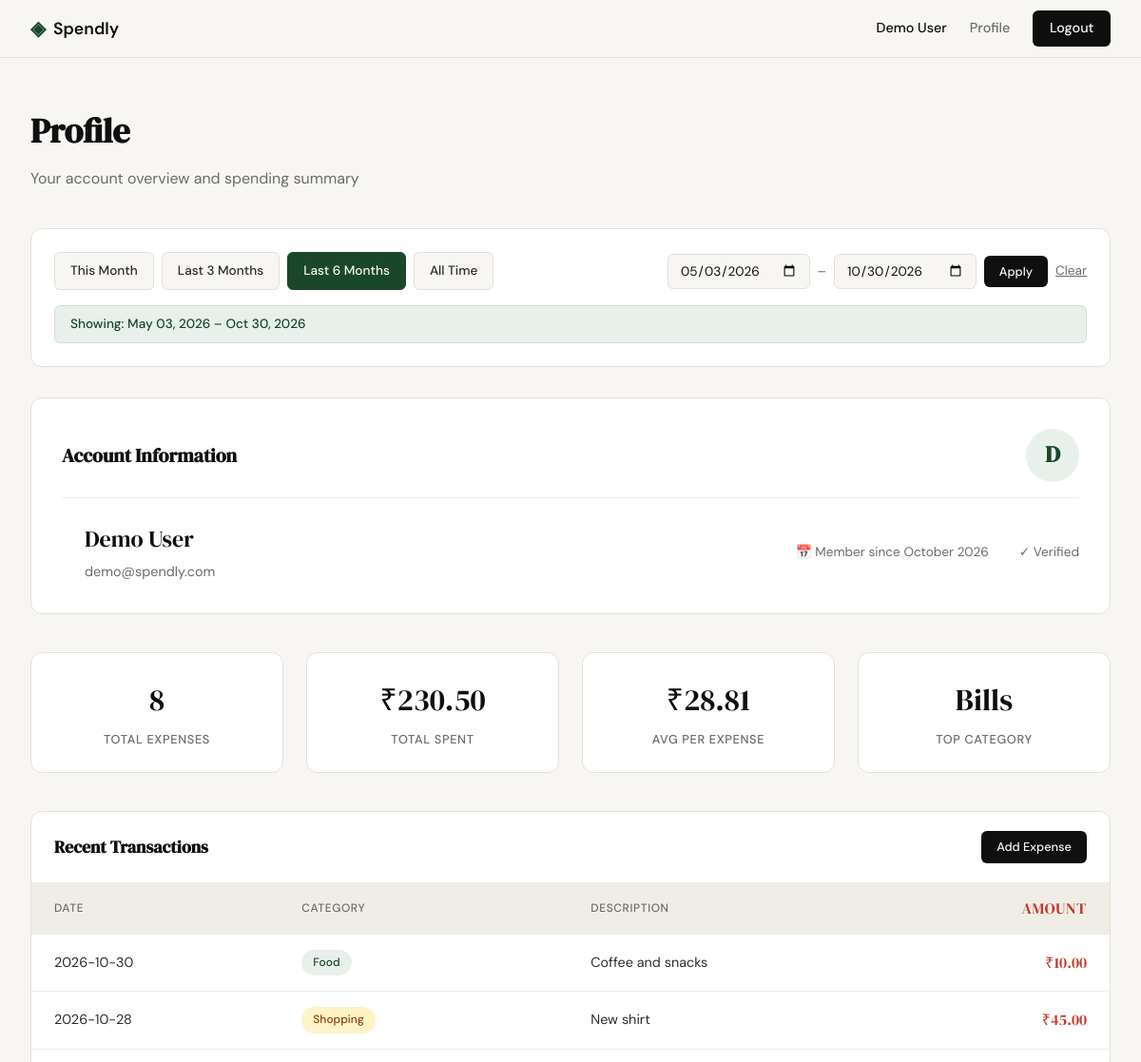
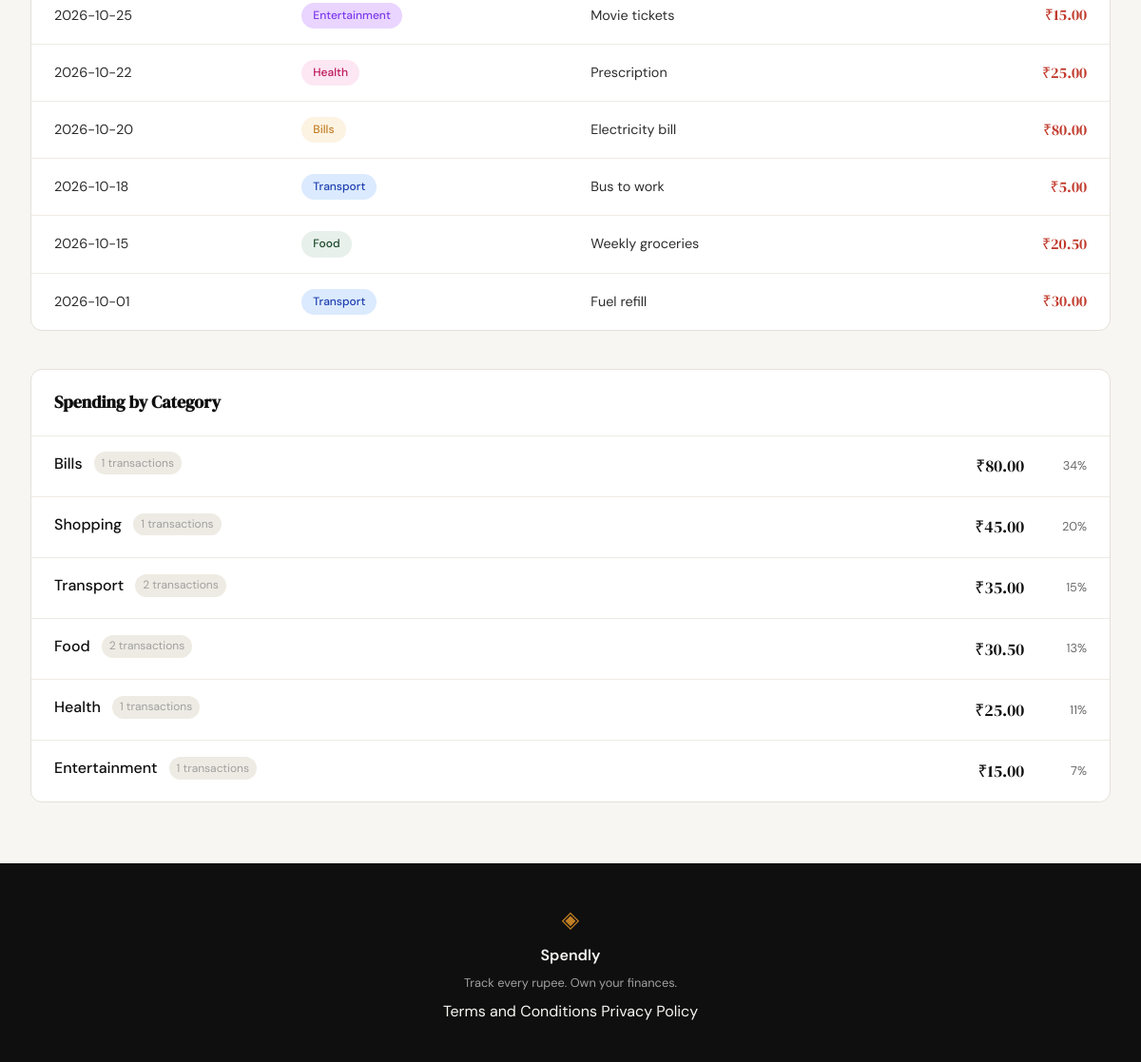
The app's page /profile?date_from=2026-05-03&date_to=2026-10-30 (signed in) with its own data (2 pictures, top to bottom).
### tables this page shows
CREATE TABLE users (
            id INTEGER PRIMARY KEY AUTOINCREMENT,
            name TEXT NOT NULL,
            email TEXT UNIQUE NOT NULL,
            password_hash TEXT NOT NULL,
            created_at TEXT DEFAULT CURRENT_TIMESTAMP
        );

CREATE TABLE expenses (
            id INTEGER PRIMARY KEY AUTOINCREMENT,
            user_id INTEGER NOT NULL REFERENCES users(id),
            amount REAL NOT NULL,
            category TEXT NOT NULL,
            date TEXT NOT NULL,
            description TEXT,
            created_at TEXT DEFAULT CURRENT_TIMESTAMP
        );

### app.py (the view)
@app.route("/profile")
def profile():
    if not session.get("user_id"):
        flash("Please sign in to view your profile", "error")
        return redirect(url_for("login"))
    user_id = session["user_id"]
    user = get_user_profile(user_id)
    if not user:
        flash("User not found", "error")
        return redirect(url_for("logout"))
    date_from_str = request.args.get("date_from", "").strip()
    date_to_str = request.args.get("date_to", "").strip()
    date_from = None
    date_to = None
    active_preset = None
    if date_from_str:
        try:
            datetime.strptime(date_from_str, "%Y-%m-%d")
            date_from = date_from_str
        except ValueError:
            pass  # Invalid format - ignore
    if date_to_str:
        try:
            datetime.strptime(date_to_str, "%Y-%m-%d")
            date_to = date_to_str
        except ValueError:
            pass  # Invalid format - ignore
    if date_from and date_to and date_from > date_to:
        flash("Start date must be before end date.", "error")
        date_from = None
        date_to = None
    today = datetime.now().date()
    presets = {
        "this_month": {
            "label": "This Month",
            "date_from": today.replace(day=1).isoformat(),
            "date_to": today.isoformat()
        },
        "last_3_months": {
            "label": "Last 3 Months",
            "date_from": (today - timedelta(days=90)).isoformat(),
            "date_to": today.isoformat()
        },
        "last_6_months": {
            "label": "Last 6 Months",
            "date_from": (today - timedelta(days=180)).isoformat(),
            "date_to": today.isoformat()
        }
    }
    if date_from and date_to:
        for key, preset in presets.items():
            if preset["date_from"] == date_from and preset["date_to"] == date_to:
                active_preset = key
                break
    stats_raw = get_summary_stats(user_id, date_from, date_to)
    transactions = get_recent_transactions(user_id, limit=10, date_from=date_from, date_to=date_to)
    categories = get_category_breakdown(user_id, date_from, date_to)
    stats = {
        "total_expenses": stats_raw["transaction_count"],
        "total_spent": stats_raw["total_spent"],
        "avg_per_expense": round(stats_raw["avg_per_expense"], 2) if stats_raw["transaction_count"] > 0 else 0,
        "top_category": stats_raw["top_category"] or "—"
    }
    filter_display = None
    if date_from and date_to:
        try:
            from_dt = datetime.strptime(date_from, "%Y-%m-%d")
            to_dt = datetime.strptime(date_to, "%Y-%m-%d")
            filter_display = f"Showing: {from_dt.strftime('%b %d, %Y')} – {to_dt.strftime('%b %d, %Y')}"
        except Exception:
            filter_display = "Filtered"
    return render_template("profile.html",
                          user=user,
                          stats=stats,
                          transactions=transactions,
                          categories=categories,
                          date_from=date_from,
                          date_to=date_to,
                          active_preset=active_preset,
                          filter_display=filter_display,
                          presets=presets)

### database/db.py (called while the page is built)
def get_db():
    db_path = os.path.join(os.path.dirname(os.path.dirname(os.path.abspath(__file__))), "spendly.db")
    conn = sqlite3.connect(db_path)
    conn.row_factory = sqlite3.Row
    conn.execute("PRAGMA foreign_keys = ON")
    return conn

### database/queries.py (called while the page is built)
def get_user_by_id(user_id: int) -> dict | None:
    conn = get_db()
    cursor = conn.cursor()
    cursor.execute("SELECT * FROM users WHERE id = ?", (user_id,))
    user = cursor.fetchone()
    conn.close()
    if user:
        created = user["created_at"]
        try:
            dt = datetime.fromisoformat(created.replace("Z", "+00:00"))
            member_since = dt.strftime("%B %Y")
        except Exception:
            member_since = "Unknown"
        return {
            "name": user["name"],
            "email": user["email"],
            "member_since": member_since
        }
    return None

def _build_date_filter(date_from: Optional[str], date_to: Optional[str]) -> tuple[str, list]:
    if date_from and date_to:
        return "AND date BETWEEN ? AND ?", [date_from, date_to]
    return "", []

def get_recent_transactions(user_id: int, limit: int = 10, date_from: Optional[str] = None, date_to: Optional[str] = None) -> list:
    conn = get_db()
    cursor = conn.cursor()
    date_where, date_params = _build_date_filter(date_from, date_to)
    base_params = [user_id] + date_params + [limit]
    cursor.execute(f"""
        SELECT date, category, description, amount
        FROM expenses WHERE user_id = ? {date_where}
        ORDER BY date DESC, id DESC
        LIMIT ?
    """, base_params)
    transactions = [dict(row) for row in cursor.fetchall()]
    conn.close()
    return transactions

### templates/profile.html (shortened to what this page needs)
{% extends "base.html" %}
{% block content %}
<section class="profile-section">
    <header class="profile-header">
        <h1 class="profile-title">Profile</h1>
        <p class="profile-subtitle">Your account overview and spending summary</p>
    </header>
    <div class="filter-bar">
        <div class="filter-presets">
            <a href="{{ url_for('profile', date_from=presets.this_month.date_from, date_to=presets.this_month.date_to) }}"
               class="filter-preset-btn {% if active_preset == 'this_month' %}active{% endif %}">
                This Month
            </a>
            <a href="{{ url_for('profile', date_from=presets.last_3_months.date_from, date_to=presets.last_3_months.date_to) }}"
               class="filter-preset-btn {% if active_preset == 'last_3_months' %}active{% endif %}">
                Last 3 Months
            </a>
            <a href="{{ url_for('profile', date_from=presets.last_6_months.date_from, date_to=presets.last_6_months.date_to) }}"
               class="filter-preset-btn {% if active_preset == 'last_6_months' %}active{% endif %}">
                Last 6 Months
            </a>
            <a href="{{ url_for('profile') }}"
               class="filter-preset-btn {% if active_preset is none and not date_from and not date_to %}active{% endif %}">
                All Time
            </a>
        </div>
        <form class="filter-custom" method="GET" action="{{ url_for('profile') }}">
            <input type="date" id="date_from" name="date_from" value="{{ date_from or '' }}"
                   {% if date_from and not active_preset %}style="font-weight: 600;"{% endif %}>
            <span class="filter-separator">–</span>
            <input type="date" id="date_to" name="date_to" value="{{ date_to or '' }}"
                   {% if date_to and not active_preset %}style="font-weight: 600;"{% endif %}>
            <button type="submit" class="btn-primary btn-sm">Apply</button>
            {% if date_from or date_to %}
            <a href="{{ url_for('profile') }}" class="filter-clear">Clear</a>
            {% endif %}
        </form>
        {% if filter_display %}
        <div class="filter-badge">{{ filter_display }}</div>
        {% endif %}
    </div>
    <div class="profile-card">
        <div class="profile-card-header">
            <h2 class="profile-card-title">Account Information</h2>
            <div class="profile-user-avatar">
                {{ user.name[0].upper() }}
            </div>
        </div>
        <div style="display: flex; align-items: center; gap: 1.5rem; flex-wrap: wrap;">
            <div class="profile-user-info">
                <div class="profile-user-name">{{ user.name }}</div>
                <div class="profile-user-email">{{ user.email }}</div>
            </div>
            <div class="profile-user-meta">
                <span>📅 Member since {{ user.member_since }}</span>
                <span>✓ Verified</span>
            </div>
        </div>
    </div>
    <div class="stats-grid">
        <div class="stat-card">
            <div class="stat-value">{{ stats.total_expenses }}</div>
            <div class="stat-label">Total Expenses</div>
        </div>
        <div class="stat-card">
            <div class="stat-value">₹{{ "{:,.2f}".format(stats.total_spent) }}</div>
            <div class="stat-label">Total Spent</div>
        </div>
        <div class="stat-card">
            <div class="stat-value">₹{{ "{:,.2f}".format(stats.avg_per_expense) }}</div>
            <div class="stat-label">Avg per Expense</div>
        </div>
        <div class="stat-card">
            <div class="stat-value">{{ stats.top_category }}</div>
            <div class="stat-label">Top Category</div>
        </div>
    </div>
    <div class="table-section">
        <div class="table-section-header">
            <h3 class="table-section-title">Recent Transactions</h3>
            <a href="{{ url_for('add_expense') }}" class="btn-primary" style="font-size: 0.8rem; padding: 0.4rem 1rem;">Add Expense</a>
        </div>
        {% if transactions %}
        <table class="transactions-table">
            <thead>
                <tr>
                    <th>Date</th>
                    <th>Category</th>
                    <th>Description</th>
                    <th class="amount">Amount</th>
                </tr>
            </thead>
            <tbody>
                {% for txn in transactions %}
                <tr>
                    <td>{{ txn.date }}</td>
                    <td>
                        <span class="category-badge category-badge-{{ txn.category.lower() }}">
                            {{ txn.category }}
                        </span>
                    </td>
                    <td>{{ txn.description }}</td>
                    <td class="amount">₹{{ "{:,.2f}".format(txn.amount) }}</td>
                </tr>
                {% endfor %}
            </tbody>
        </table>
        {% else %}
        <div class="empty-state">
            <div class="empty-state-icon">📝</div>
            <p>No transactions yet. <a href="{{ url_for('add_expense') }}" style="color: var(--accent);">Add your first expense</a></p>
        </div>
        {% endif %}
    </div>
    <div class="category-section">
        <div class="table-section-header">
            <h3 class="table-section-title">Spending by Category</h3>
        </div>
        <div class="category-list">
            {% for cat in categories %}
            <div class="category-item">
                <div class="category-item-info">
                    <div class="category-item-header">
                        <span class="category-item-name">{{ cat.category }}</span>
                        <span class="category-item-count">{{ cat.count }} transactions</span>
                    </div>
                </div>
                <div class="category-item-amount">₹{{ "{:,.2f}".format(cat.amount) }}</div>
                <div class="category-item-percentage">{{ cat.percentage }}%</div>
            </div>
            {% endfor %}
        </div>
    </div>
</section>
{% endblock %}

### templates/base.html (shortened to what this page needs)
<!DOCTYPE html>
<html lang="en">
<head>
    <link rel="stylesheet" href="{{ url_for('static', filename='css/style.css') }}">
</head>
<body>
    <nav class="navbar">
        <div class="nav-inner">
            <a href="{{ url_for('landing') }}" class="nav-brand">
                <span class="brand-icon">◈</span>
                <span class="brand-name">Spendly</span>
            </a>
            <div class="nav-links">
                {% if session.user_id %}
                    <span class="nav-user">{{ session.user_name }}</span>
                    <a href="{{ url_for('profile') }}">Profile</a>
                    <a href="{{ url_for('logout') }}" class="nav-cta">Logout</a>
                {% else %}
                    <a href="{{ url_for('login') }}">Sign in</a>
                    <a href="{{ url_for('register') }}" class="nav-cta">Get started</a>
                {% endif %}
            </div>
        </div>
    </nav>
    <main class="main-content">
        {% block content %}{% endblock %}
    </main>
    <footer class="footer">
        <div class="footer-inner">
            <span class="brand-icon">◈</span>
            <span class="footer-name">Spendly</span>
            <p class="footer-copy">Track every rupee. Own your finances.</p>
            <div class="footer-links">
                <a href="{{ url_for('terms') }}">Terms and Conditions</a>
                <a href="{{ url_for('privacy') }}">Privacy Policy</a>
            </div>
        </div>
    </footer>
</body>
</html>

### records on screen
users: user_name "Demo User", name "D", name "Demo User", email "demo@spendly.com"
expenses: top_category "Bills", date "2026-10-20", category "Bills", description "Electricity bill", amount "80.00", count "1", percentage "34"
expenses: date "2026-10-30", category "Food", description "Coffee and snacks", amount "10.00"
expenses: date "2026-10-28", category "Shopping", description "New shirt", amount "45.00", count "1", percentage "20"
expenses: date "2026-10-25", category "Entertainment", description "Movie tickets", amount "15.00", count "1", percentage "7"
expenses: date "2026-10-22", category "Health", description "Prescription", amount "25.00", count "1", percentage "11"
expenses: date "2026-10-18", category "Transport", description "Bus to work", amount "5.00"
expenses: date "2026-10-15", category "Food", description "Weekly groceries", amount "20.50"
expenses: date "2026-10-01", category "Transport", description "Fuel refill", amount "30.00"

### other values on screen
{{ filter_display }} "Showing: May 03, 2026 – Oct 30, 2026"
{{ user.member_since }} "October 2026"
{{ stats.total_expenses }} "8"
{{ "{:,.2f}".format(stats.total_spent) }} "230.50"
{{ "{:,.2f}".format(stats.avg_per_expense) }} "28.81"
{{ cat.category }} "Transport" "Food"
{{ cat.count }} "2" "2"
{{ "{:,.2f}".format(cat.amount) }} "35.00" "30.50"
{{ cat.percentage }} "15" "13"
